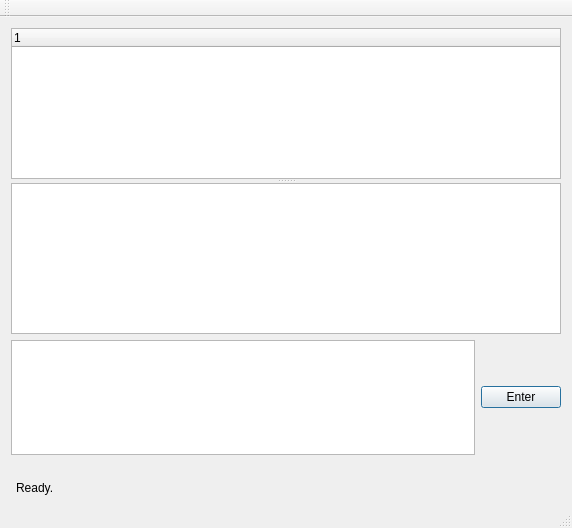
<?xml version="1.0" encoding="UTF-8"?>
<ui version="4.0">
 <class>MainWindowClass</class>
 <widget class="QMainWindow" name="MainWindowClass">
  <property name="geometry">
   <rect>
    <x>0</x>
    <y>0</y>
    <width>572</width>
    <height>528</height>
   </rect>
  </property>
  <property name="windowTitle">
   <string>YouGUI</string>
  </property>
  <widget class="QWidget" name="centralWidget">
   <layout class="QVBoxLayout" name="verticalLayout_2">
    <item>
     <widget class="QSplitter" name="splitter">
      <property name="orientation">
       <enum>Qt::Vertical</enum>
      </property>
      <widget class="QTreeWidget" name="taskTreePanel">
       <property name="minimumSize">
        <size>
         <width>400</width>
         <height>100</height>
        </size>
       </property>
       <property name="contextMenuPolicy">
        <enum>Qt::CustomContextMenu</enum>
       </property>
       <property name="lineWidth">
        <number>0</number>
       </property>
       <property name="sizeAdjustPolicy">
        <enum>QAbstractScrollArea::AdjustIgnored</enum>
       </property>
       <property name="animated">
        <bool>true</bool>
       </property>
       <property name="columnCount">
        <number>1</number>
       </property>
       <attribute name="headerDefaultSectionSize">
        <number>75</number>
       </attribute>
       <attribute name="headerMinimumSectionSize">
        <number>75</number>
       </attribute>
       <column>
        <property name="text">
         <string notr="true">1</string>
        </property>
       </column>
      </widget>
      <widget class="QTextBrowser" name="taskDescriptor">
       <property name="sizePolicy">
        <sizepolicy hsizetype="Expanding" vsizetype="Expanding">
         <horstretch>0</horstretch>
         <verstretch>0</verstretch>
        </sizepolicy>
       </property>
       <property name="minimumSize">
        <size>
         <width>400</width>
         <height>100</height>
        </size>
       </property>
       <property name="maximumSize">
        <size>
         <width>16777215</width>
         <height>171</height>
        </size>
       </property>
       <property name="sizeIncrement">
        <size>
         <width>0</width>
         <height>0</height>
        </size>
       </property>
       <property name="html">
        <string>&lt;!DOCTYPE HTML PUBLIC &quot;-//W3C//DTD HTML 4.0//EN&quot; &quot;http://www.w3.org/TR/REC-html40/strict.dtd&quot;&gt;
&lt;html&gt;&lt;head&gt;&lt;meta name=&quot;qrichtext&quot; content=&quot;1&quot; /&gt;&lt;style type=&quot;text/css&quot;&gt;
p, li { white-space: pre-wrap; }
&lt;/style&gt;&lt;/head&gt;&lt;body style=&quot; font-family:'MS Shell Dlg 2'; font-size:8.25pt; font-weight:400; font-style:normal;&quot;&gt;
&lt;p style=&quot;-qt-paragraph-type:empty; margin-top:0px; margin-bottom:0px; margin-left:0px; margin-right:0px; -qt-block-indent:0; text-indent:0px;&quot;&gt;&lt;br /&gt;&lt;/p&gt;&lt;/body&gt;&lt;/html&gt;</string>
       </property>
      </widget>
     </widget>
    </item>
    <item>
     <layout class="QHBoxLayout" name="horizontalLayout">
      <item>
       <widget class="QTextEdit" name="commandTextBox"/>
      </item>
      <item>
       <widget class="QPushButton" name="commandEnterButton">
        <property name="text">
         <string>Enter</string>
        </property>
        <property name="autoDefault">
         <bool>true</bool>
        </property>
        <property name="default">
         <bool>true</bool>
        </property>
       </widget>
      </item>
     </layout>
    </item>
    <item>
     <widget class="QLabel" name="statusIcon">
      <property name="frameShadow">
       <enum>QFrame::Plain</enum>
      </property>
      <property name="lineWidth">
       <number>0</number>
      </property>
      <property name="text">
       <string/>
      </property>
      <property name="pixmap">
       <pixmap resource="Resources/yougui.qrc">:/Status_green.png</pixmap>
      </property>
      <property name="margin">
       <number>4</number>
      </property>
      <property name="indent">
       <number>5</number>
      </property>
     </widget>
    </item>
    <item>
     <widget class="QLabel" name="statusMessage">
      <property name="text">
       <string>Ready.</string>
      </property>
      <property name="margin">
       <number>4</number>
      </property>
      <property name="indent">
       <number>5</number>
      </property>
     </widget>
    </item>
   </layout>
  </widget>
  <widget class="QMenuBar" name="menuBar">
   <property name="geometry">
    <rect>
     <x>0</x>
     <y>0</y>
     <width>572</width>
     <height>21</height>
    </rect>
   </property>
  </widget>
  <widget class="QToolBar" name="mainToolBar">
   <attribute name="toolBarArea">
    <enum>TopToolBarArea</enum>
   </attribute>
   <attribute name="toolBarBreak">
    <bool>false</bool>
   </attribute>
  </widget>
  <widget class="QStatusBar" name="statusBar"/>
 </widget>
 <layoutdefault spacing="6" margin="11"/>
 <resources>
  <include location="Resources/yougui.qrc"/>
 </resources>
 <connections>
  <connection>
   <sender>commandEnterButton</sender>
   <signal>released()</signal>
   <receiver>MainWindowClass</receiver>
   <slot>commandEnterButtonClicked()</slot>
   <hints>
    <hint type="sourcelabel">
     <x>549</x>
     <y>445</y>
    </hint>
    <hint type="destinationlabel">
     <x>298</x>
     <y>243</y>
    </hint>
   </hints>
  </connection>
 </connections>
 <slots>
  <slot>commandEnterButtonClicked()</slot>
  <slot>commandEnterPressed()</slot>
 </slots>
</ui>
